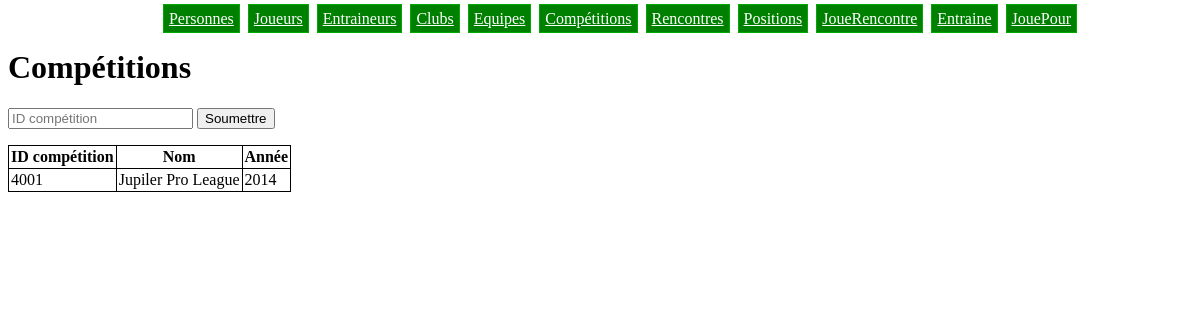
The page /competitions.php on the database its author committed.
### tables this page shows
CREATE TABLE IF NOT EXISTS Competition (
  id_competition  BIGINT PRIMARY KEY,
  nom_competition VARCHAR(50) NOT NULL,
  annee           INT         NOT NULL
);

### competitions.php (the view, shortened to what this page needs)
<?php include 'header.php' ?>
<h1>Compétitions</h1>
<form method='get' action='competitions.php'>
  <input type='text' name='id_competition' placeholder='ID compétition' required />
  <input type='submit' value='Soumettre' />
</form>
<table>
  <tr>
    <th>ID compétition</th>
    <th>Nom</th>
    <th>Année</th>
  </tr>
  <?php
  $where = '';
  $req = $bdd->query('SELECT * FROM Competition '.$where);
  while($tuple = $req->fetch()){
    ?>
    <tr>
      <td><?php echo $tuple['id_competition'] ?></td>
      <td><?php echo $tuple['nom_competition'] ?></td>
      <td><?php echo $tuple['annee'] ?></td>
    </tr>
    <?php
  }
  ?>
</table>
<?php include 'footer.php' ?>

### style.css (style rules this page uses)
table { border-collapse: collapse; border-spacing: 0; }
th, td { border: 1px #000000 solid; padding: 2px; }

### rows shown on the page
competition: id_competition "4001", nom_competition "Jupiler Pro League", annee "2014"
